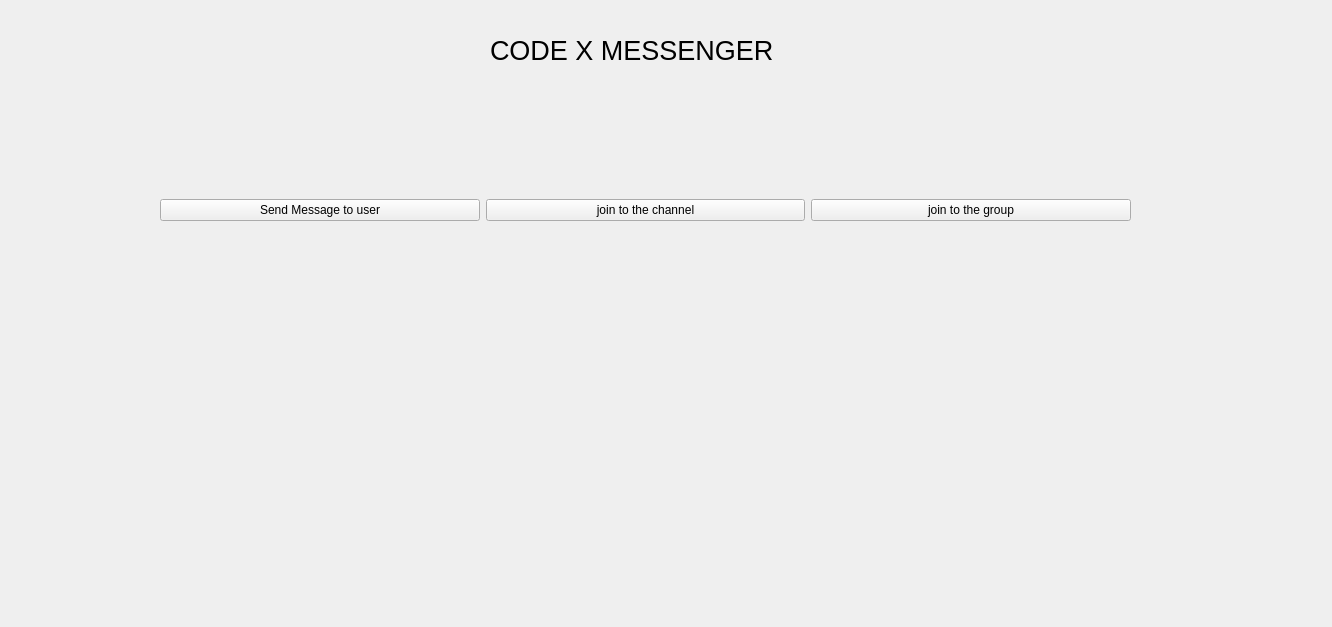
<?xml version="1.0" encoding="UTF-8"?>
<ui version="4.0">
 <class>ChatWindow</class>
 <widget class="QWidget" name="ChatWindow">
  <property name="geometry">
   <rect>
    <x>0</x>
    <y>0</y>
    <width>1332</width>
    <height>627</height>
   </rect>
  </property>
  <property name="windowTitle">
   <string>Form</string>
  </property>
  <widget class="QLabel" name="label">
   <property name="geometry">
    <rect>
     <x>490</x>
     <y>20</y>
     <width>321</width>
     <height>61</height>
    </rect>
   </property>
   <property name="font">
    <font>
     <pointsize>20</pointsize>
    </font>
   </property>
   <property name="text">
    <string>CODE X MESSENGER</string>
   </property>
  </widget>
  <widget class="QWidget" name="">
   <property name="geometry">
    <rect>
     <x>160</x>
     <y>160</y>
     <width>971</width>
     <height>101</height>
    </rect>
   </property>
   <layout class="QHBoxLayout" name="horizontalLayout">
    <item>
     <widget class="QPushButton" name="SendMessageToUserButton">
      <property name="text">
       <string>Send Message to user</string>
      </property>
     </widget>
    </item>
    <item>
     <widget class="QPushButton" name="pushButton_2">
      <property name="text">
       <string>join to the channel</string>
      </property>
     </widget>
    </item>
    <item>
     <widget class="QPushButton" name="pushButton_3">
      <property name="text">
       <string>join to the group</string>
      </property>
     </widget>
    </item>
   </layout>
  </widget>
 </widget>
 <resources/>
 <connections/>
</ui>
